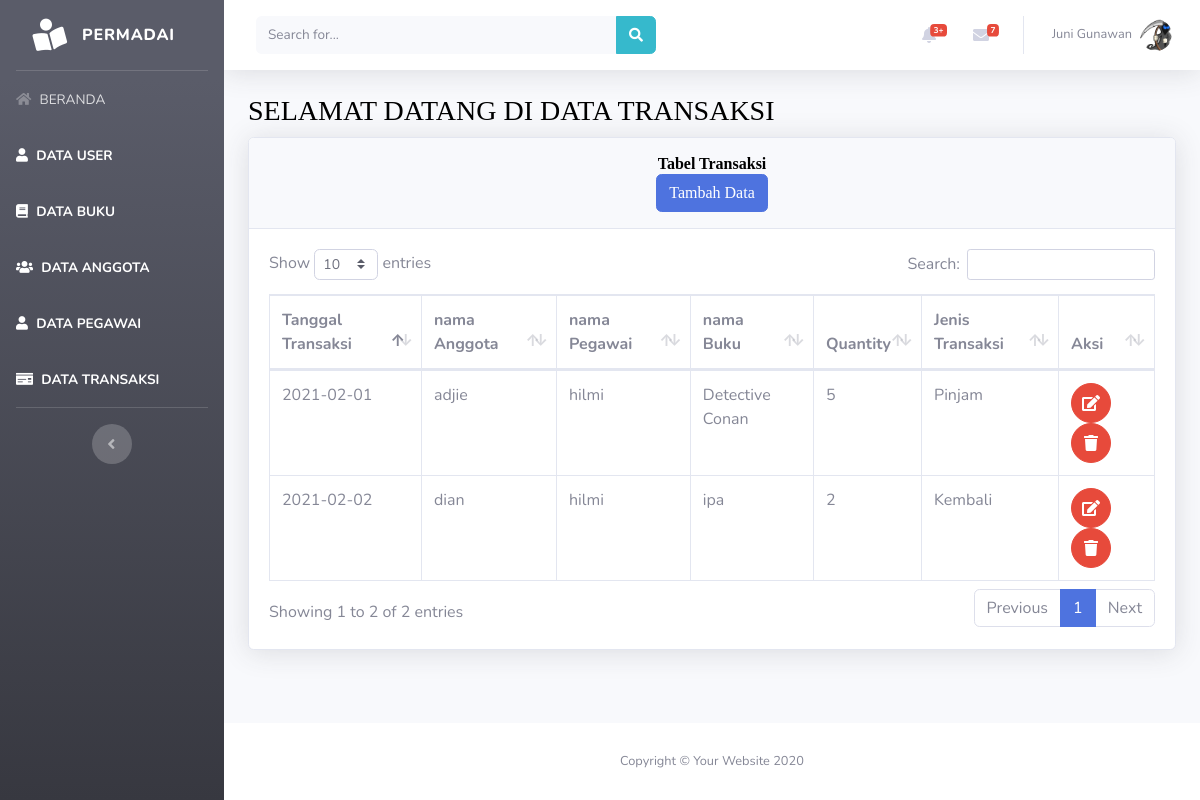
Page /beranda.php?page=transaksi on the committed database.
### tables this page shows
CREATE TABLE `tabel_transaksi` (
  `id_transaksi` int(5) NOT NULL,
  `tanggal_transaksi` date NOT NULL,
  `id_anggota` int(5) NOT NULL,
  `id_pegawai` int(5) NOT NULL,
  `id_buku` int(7) NOT NULL,
  `quantity` int(2) NOT NULL,
  `jenis_transaksi` enum('Pinjam','Kembali') NOT NULL
);

CREATE TABLE `tabel_anggota` (
  `id_anggota` int(5) NOT NULL,
  `nama_anggota` varchar(50) NOT NULL,
  `jenis_kelamin` enum('l','p') NOT NULL,
  `alamat` text NOT NULL,
  `no_hp` varchar(20) NOT NULL
);

CREATE TABLE `tabel_pegawai` (
  `id_pegawai` int(5) NOT NULL,
  `nama_pegawai` varchar(50) NOT NULL,
  `jenis_kelamin` enum('l','p') NOT NULL,
  `alamat` text NOT NULL,
  `no_hp` varchar(20) NOT NULL,
  `jabatan` varchar(30) NOT NULL
);

CREATE TABLE `tabel_buku` (
  `id_buku` int(7) NOT NULL,
  `isbn` varchar(30) NOT NULL,
  `nama_buku` varchar(50) NOT NULL,
  `penulis` varchar(50) NOT NULL,
  `penerbit` varchar(50) NOT NULL,
  `tahun_terbit` year(4) NOT NULL
);

### views/transaksi/transaksi.php (the view, shortened to what this page needs)
<div class="container-fluid">
    <h1 class="h3 mb-2 text-gray-800"><marquee><font color="black" face="fantasy">SELAMAT DATANG DI DATA TRANSAKSI</font></marquee></h1>
    <div class="card shadow mb-4">
        <div class="card-header py-3" align="center">
            <h6 class="m-0 font-weight-bold text-info"><font color="black" face="fantasy">Tabel Transaksi</font></h6>
            <a href="beranda.php?page=transaksi&aksi=add">
                <button class="btn btn-primary"><font color="white" face="fantasy">Tambah Data</font></button>
            </a>
        </div>
        <div class="card-body">
            <div class="table-responsive">
                <table class="table table-bordered" id="dataTable" width="100%" cellspacing="0">
                    <thead>
                        <tr>
                            <th>Tanggal Transaksi</th>
                            <th>nama Anggota</th>
                            <th>nama Pegawai</th>
                            <th>nama Buku</th>
                            <th>Quantity</th>
                            <th>Jenis Transaksi</th>
                            <th>Aksi</th>
                        </tr>
                    </thead>
                    <tbody>
                    <?php
                        $sql = "SELECT t.*,b.nama_buku,a.nama_anggota,p.nama_pegawai from tabel_transaksi t left join tabel_buku b on t .id_buku = b.id_buku left join tabel_anggota a on t.id_anggota = a.id_anggota left join tabel_pegawai p on t.id_pegawai = p.id_pegawai";
                        $show = $database->query($sql);
                        foreach($show as $transaksi):
                    ?>
                        <tr>
                            <td><?php echo $transaksi['tanggal_transaksi']?></td>
                            <td><?php echo $transaksi['nama_anggota']?></td>
                            <td><?php echo $transaksi['nama_pegawai']?></td>
                            <td><?php echo $transaksi['nama_buku']?></td>
                            <td><?php echo $transaksi['quantity']?></td>
                            <td><?php echo $transaksi['jenis_transaksi']?></td>
                            <td>
                                 <a href="beranda.php?page=transaksi&aksi=edit&id=<?php echo $transaksi['id_transaksi']?>"
                                     class="btn btn-danger btn-circle">
                                    <i class="fas fa-edit"></i>
                                 </a>
                                 <a href="model/transaksi/prosesdeletetransaksi.php?id=<?php echo $transaksi['id_transaksi']?>"
                                     class="btn btn-danger btn-circle">
                                    <i class="fas fa-trash"></i>
                                 </a>
                            </td>
                        </tr>
                        <?php endforeach; ?>
                    </tbody>
                 </table>
            </div>
        </div>
    </div>
</div>

### beranda.php (shortened to what this page needs)
<!DOCTYPE html>
<html lang="en">
<head>
    <link href="template/vendor/fontawesome-free/css/all.min.css" rel="stylesheet" type="text/css">
    <link href="template/css/sb-admin-2.min.css" rel="stylesheet">
    <link href="template/vendor/datatables/dataTables.bootstrap4.min.css" rel="stylesheet">
</head>
<body id="page-top">
    <div id="wrapper">
        <ul class="navbar-nav bg-gradient-dark sidebar sidebar-dark accordion" id="accordionSidebar">
            <a class="sidebar-brand d-flex align-items-center justify-content-center" href="beranda.php">
                <div class="sidebar-brand-icon rotate-n-15">
                   <i class="fas fa-book-reader"></i>
                </div>
                <div class="sidebar-brand-text mx-3">PERMADAI</div>
            </a>
            <hr class="sidebar-divider my-0">
            <li class="nav-item" >
                <a class="nav-link" href="beranda.php">
                    <i class="fas fa-home"></i>
                    <span>BERANDA</span></a>
            <li class="nav-item active">
                <a class="nav-link" href="beranda.php?page=user">
                    <i class="fas fa-user"></i>
                    <span>DATA USER</span></a>
            </li>
            <li class="nav-item active">
                <a class="nav-link" href="beranda.php?page=buku">
                    <i class="fas fa-book"></i>
                    <span>DATA BUKU</span></a>
            </li>
            <li class="nav-item active">
                <a class="nav-link" href="beranda.php?page=anggota">
                    <i class="fas fa-users"></i>
                    <span>DATA ANGGOTA</span></a>
            </li>
            <li class="nav-item active">
                <a class="nav-link" href="beranda.php?page=pegawai">
                    <i class="fas fa-user"></i>
                    <span>DATA PEGAWAI</span></a>
            </li>
            <li class="nav-item active">
                <a class="nav-link" href="beranda.php?page=transaksi">
                    <i class="fas fa-money-check"></i>
                    <span>DATA TRANSAKSI</span></a>
            </li>
            <hr class="sidebar-divider d-none d-md-block">
            <div class="text-center d-none d-md-inline">
                <button class="rounded-circle border-0" id="sidebarToggle"></button>
            </div>
        </ul>
        <div id="content-wrapper" class="d-flex flex-column">
            <div id="content">
                <nav class="navbar navbar-expand navbar-light bg-white topbar mb-4 static-top shadow">
                    <form
                        class="d-none d-sm-inline-block form-inline mr-auto ml-md-3 my-2 my-md-0 mw-100 navbar-search">
                        <div class="input-group">
                            <input type="text" class="form-control bg-light border-0 small" placeholder="Search for..."
                                aria-label="Search" aria-describedby="basic-addon2">
                            <div class="input-group-append">
                                <button class="btn btn-info" type="button">
                                    <i class="fas fa-search fa-sm"></i>
                                </button>
                            </div>
                        </div>
                    </form>
                    <ul class="navbar-nav ml-auto">
                        <li class="nav-item dropdown no-arrow mx-1">
                            <a class="nav-link dropdown-toggle" href="#" id="alertsDropdown" role="button"
                                data-toggle="dropdown" aria-haspopup="true" aria-expanded="false">
                                <i class="fas fa-bell fa-fw"></i>
                                <span class="badge badge-danger badge-counter">3+</span>
                            </a>
                        </li>
                        <li class="nav-item dropdown no-arrow mx-1">
                            <a class="nav-link dropdown-toggle" href="#" id="messagesDropdown" role="button"
                                data-toggle="dropdown" aria-haspopup="true" aria-expanded="false">
                                <i class="fas fa-envelope fa-fw"></i>
                                <span class="badge badge-danger badge-counter">7</span>
                            </a>
                        </li>
                        <li class="nav-item dropdown no-arrow">
                            <a class="nav-link dropdown-toggle" href="#" id="userDropdown" role="button"
                                data-toggle="dropdown" aria-haspopup="true" aria-expanded="false">
                                <span class="mr-2 d-none d-lg-inline text-gray-600 small">Juni Gunawan</span>
                                <img class="img-profile rounded-circle"
                                    src="5.jpg">
                            </a>
                        </li>
                    </ul>
                </nav>
                <?php
                    include "config/routes.php";
                ?>
            </div>
            <footer class="sticky-footer bg-white">
                <div class="container my-auto">
                    <div class="copyright text-center my-auto">
                        <span>Copyright &copy; Your Website 2020</span>
                    </div>
                </div>
            </footer>
        </div>
    </div>
</body>
</html>

### config/routes.php (shortened to what this page needs)
<?php
if(@$_GET['page'] == ''){
     include "views/beranda.php";
}else if($_GET['page'] == 'transaksi'){
    @$aksi = $_GET['aksi'];
    if(@$aksi){
        if($aksi == 'add'){
            include "views/transaksi/addtransaksi.php";
        }
        else if ($aksi == 'edit'){
            include "views/transaksi/edittransaksi.php";
        }
        else if($aksi == 'delete'){
            include "model/transaksi/prosesdeletetransaksi.php";
        }
    }else
    {
        include "views/transaksi/transaksi.php";
    }
}

### rows in the picture
tabel_transaksi: tanggal_transaksi "2021-02-01", id_anggota.nama_anggota "adjie", id_pegawai.nama_pegawai "hilmi", id_buku.nama_buku "Detective Conan", quantity "5", jenis_transaksi "Pinjam"
tabel_transaksi: tanggal_transaksi "2021-02-02", id_anggota.nama_anggota "dian", id_pegawai.nama_pegawai "hilmi", id_buku.nama_buku "ipa", quantity "2", jenis_transaksi "Kembali"
